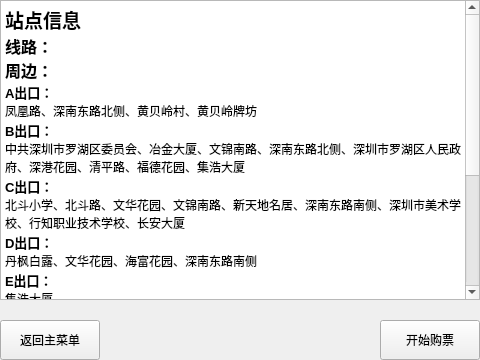
<?xml version="1.0" encoding="UTF-8"?>
<ui version="4.0">
 <class>huangbeiLin</class>
 <widget class="QWidget" name="huangbeiLin">
  <property name="geometry">
   <rect>
    <x>0</x>
    <y>0</y>
    <width>480</width>
    <height>360</height>
   </rect>
  </property>
  <property name="windowTitle">
   <string>Form</string>
  </property>
  <widget class="QPushButton" name="backMainBtn">
   <property name="geometry">
    <rect>
     <x>0</x>
     <y>320</y>
     <width>100</width>
     <height>40</height>
    </rect>
   </property>
   <property name="text">
    <string>返回主菜单</string>
   </property>
  </widget>
  <widget class="QPushButton" name="startBtn">
   <property name="geometry">
    <rect>
     <x>380</x>
     <y>320</y>
     <width>100</width>
     <height>40</height>
    </rect>
   </property>
   <property name="text">
    <string>开始购票</string>
   </property>
  </widget>
  <widget class="QTextBrowser" name="textBrowser">
   <property name="geometry">
    <rect>
     <x>0</x>
     <y>0</y>
     <width>480</width>
     <height>300</height>
    </rect>
   </property>
   <property name="html">
    <string>&lt;!DOCTYPE HTML PUBLIC &quot;-//W3C//DTD HTML 4.0//EN&quot; &quot;http://www.w3.org/TR/REC-html40/strict.dtd&quot;&gt;
&lt;html&gt;&lt;head&gt;&lt;meta name=&quot;qrichtext&quot; content=&quot;1&quot; /&gt;&lt;style type=&quot;text/css&quot;&gt;
p, li { white-space: pre-wrap; }
&lt;/style&gt;&lt;/head&gt;&lt;body style=&quot; font-family:'SimSun'; font-size:9pt; font-weight:400; font-style:normal;&quot;&gt;
&lt;p style=&quot; margin-top:0px; margin-bottom:0px; margin-left:0px; margin-right:0px; -qt-block-indent:0; text-indent:0px;&quot;&gt;&lt;span style=&quot; font-size:14pt; font-weight:600;&quot;&gt;站点信息&lt;/span&gt;&lt;/p&gt;
&lt;p style=&quot; margin-top:0px; margin-bottom:0px; margin-left:0px; margin-right:0px; -qt-block-indent:0; text-indent:0px;&quot;&gt;&lt;span style=&quot; font-size:12pt; font-weight:600;&quot;&gt;线路：&lt;/span&gt;&lt;/p&gt;
&lt;p style=&quot; margin-top:0px; margin-bottom:0px; margin-left:0px; margin-right:0px; -qt-block-indent:0; text-indent:0px;&quot;&gt;&lt;span style=&quot; font-size:12pt; font-weight:600;&quot;&gt;周边：&lt;/span&gt;&lt;/p&gt;
&lt;p style=&quot; margin-top:0px; margin-bottom:0px; margin-left:0px; margin-right:0px; -qt-block-indent:0; text-indent:0px;&quot;&gt;&lt;span style=&quot; font-size:10pt; font-weight:600;&quot;&gt;A出口：&lt;/span&gt;&lt;/p&gt;
&lt;p style=&quot; margin-top:0px; margin-bottom:0px; margin-left:0px; margin-right:0px; -qt-block-indent:0; text-indent:0px;&quot;&gt;凤凰路、深南东路北侧、黄贝岭村、黄贝岭牌坊&lt;/p&gt;
&lt;p style=&quot; margin-top:0px; margin-bottom:0px; margin-left:0px; margin-right:0px; -qt-block-indent:0; text-indent:0px;&quot;&gt;&lt;span style=&quot; font-size:10pt; font-weight:600;&quot;&gt;B出口：&lt;/span&gt;&lt;/p&gt;
&lt;p style=&quot; margin-top:0px; margin-bottom:0px; margin-left:0px; margin-right:0px; -qt-block-indent:0; text-indent:0px;&quot;&gt;中共深圳市罗湖区委员会、冶金大厦、文锦南路、深南东路北侧、深圳市罗湖区人民政府、深港花园、清平路、福德花园、集浩大厦&lt;/p&gt;
&lt;p style=&quot; margin-top:0px; margin-bottom:0px; margin-left:0px; margin-right:0px; -qt-block-indent:0; text-indent:0px;&quot;&gt;&lt;span style=&quot; font-size:10pt; font-weight:600;&quot;&gt;C出口：&lt;/span&gt;&lt;/p&gt;
&lt;p style=&quot; margin-top:0px; margin-bottom:0px; margin-left:0px; margin-right:0px; -qt-block-indent:0; text-indent:0px;&quot;&gt;北斗小学、北斗路、文华花园、文锦南路、新天地名居、深南东路南侧、深圳市美术学校、行知职业技术学校、长安大厦&lt;/p&gt;
&lt;p style=&quot; margin-top:0px; margin-bottom:0px; margin-left:0px; margin-right:0px; -qt-block-indent:0; text-indent:0px;&quot;&gt;&lt;span style=&quot; font-size:10pt; font-weight:600;&quot;&gt;D出口：&lt;/span&gt;&lt;/p&gt;
&lt;p style=&quot; margin-top:0px; margin-bottom:0px; margin-left:0px; margin-right:0px; -qt-block-indent:0; text-indent:0px;&quot;&gt;丹枫白露、文华花园、海富花园、深南东路南侧&lt;/p&gt;
&lt;p style=&quot; margin-top:0px; margin-bottom:0px; margin-left:0px; margin-right:0px; -qt-block-indent:0; text-indent:0px;&quot;&gt;&lt;span style=&quot; font-size:10pt; font-weight:600;&quot;&gt;E出口：&lt;/span&gt;&lt;/p&gt;
&lt;p style=&quot; margin-top:0px; margin-bottom:0px; margin-left:0px; margin-right:0px; -qt-block-indent:0; text-indent:0px;&quot;&gt;集浩大厦&lt;/p&gt;
&lt;p style=&quot; margin-top:0px; margin-bottom:0px; margin-left:0px; margin-right:0px; -qt-block-indent:0; text-indent:0px;&quot;&gt;&lt;span style=&quot; font-size:10pt; font-weight:600;&quot;&gt;F1出口：&lt;/span&gt;&lt;/p&gt;
&lt;p style=&quot; margin-top:0px; margin-bottom:0px; margin-left:0px; margin-right:0px; -qt-block-indent:0; text-indent:0px;&quot;&gt;冶金大厦/清平路&lt;/p&gt;
&lt;p style=&quot; margin-top:0px; margin-bottom:0px; margin-left:0px; margin-right:0px; -qt-block-indent:0; text-indent:0px;&quot;&gt;&lt;span style=&quot; font-size:10pt; font-weight:600;&quot;&gt;F2出口：&lt;/span&gt;&lt;/p&gt;
&lt;p style=&quot; margin-top:0px; margin-bottom:0px; margin-left:0px; margin-right:0px; -qt-block-indent:0; text-indent:0px;&quot;&gt;冶金大厦&lt;/p&gt;
&lt;p style=&quot; margin-top:0px; margin-bottom:0px; margin-left:0px; margin-right:0px; -qt-block-indent:0; text-indent:0px;&quot;&gt;&lt;span style=&quot; font-size:10pt; font-weight:600;&quot;&gt;G1出口：&lt;/span&gt;&lt;/p&gt;
&lt;p style=&quot; margin-top:0px; margin-bottom:0px; margin-left:0px; margin-right:0px; -qt-block-indent:0; text-indent:0px;&quot;&gt;新天地名居/文锦花园&lt;/p&gt;
&lt;p style=&quot; margin-top:0px; margin-bottom:0px; margin-left:0px; margin-right:0px; -qt-block-indent:0; text-indent:0px;&quot;&gt;&lt;span style=&quot; font-size:10pt; font-weight:600;&quot;&gt;G2出口：&lt;/span&gt;&lt;/p&gt;
&lt;p style=&quot; margin-top:0px; margin-bottom:0px; margin-left:0px; margin-right:0px; -qt-block-indent:0; text-indent:0px;&quot;&gt;文华花园/北斗路&lt;/p&gt;
&lt;p style=&quot; margin-top:0px; margin-bottom:0px; margin-left:0px; margin-right:0px; -qt-block-indent:0; text-indent:0px;&quot;&gt;&lt;span style=&quot; font-size:10pt; font-weight:600;&quot;&gt;H出口：&lt;/span&gt;&lt;/p&gt;
&lt;p style=&quot; margin-top:0px; margin-bottom:0px; margin-left:0px; margin-right:0px; -qt-block-indent:0; text-indent:0px;&quot;&gt;文华大厦&lt;/p&gt;&lt;/body&gt;&lt;/html&gt;</string>
   </property>
  </widget>
 </widget>
 <resources/>
 <connections/>
</ui>
